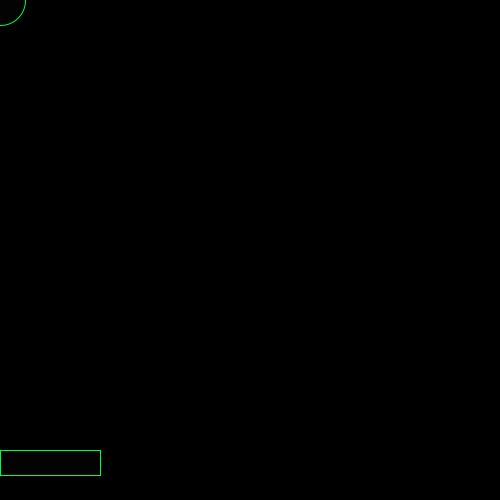
Frame 1 (no input)
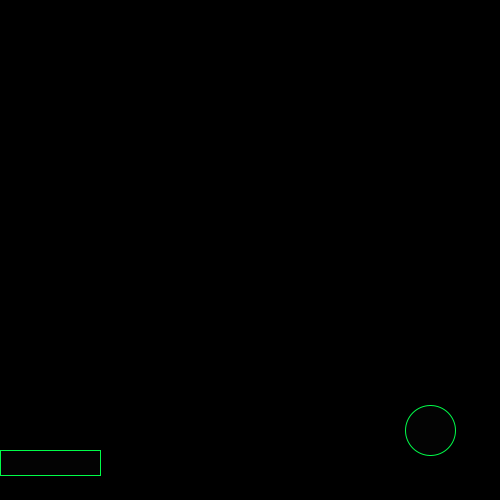
Frame 60 (the mouse pressed at the canvas centre just before this capture)
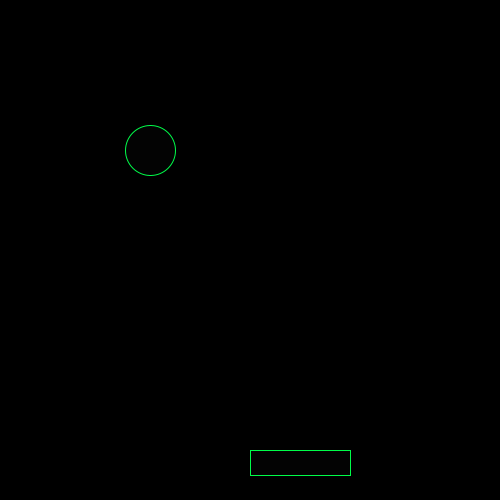
Frame 120 (the mouse held since frame 60 and released just before this capture)

The Processing sketch that drew these frames (run headless with seeded random() and noise(); from frame 60 on, the mouse is pressed at the canvas centre):

// Processing sketch: pong_game
// ── pong_game.pde
int x = 0;
int y = 0;
int speedx =10;
int speedy =10;
void setup(){
size(500,500);
}
void draw(){
background(#000000);
fill(#030303);
stroke(#00FC49);
ellipse(x, y, 50, 50);
x+=speedx;
y+=speedy;
if(x > width){
  speedx = -speedx;
}
if(x < 0){
  speedx = -speedx;
}
if(y > height){
  speedy = -speedy;
}
if(y < 0){
  speedy = -speedy;
}
rect(mouseX, 450, 100, 25);
boolean i = intersects(x, y, mouseX, 450, 100);
if (i == true ){
speedy = -speedy;
}
}
boolean intersects(int ballX, int ballY, int paddleX, int paddleY,
int paddleLength) {
    if (ballY > paddleY && ballX > paddleX && ballX < paddleX + paddleLength)
        return true;
    else
        return false;
}
